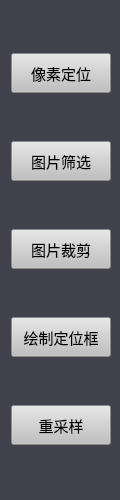
     <widget class="QWidget" name="widget" native="true">
      <property name="sizePolicy">
       <sizepolicy hsizetype="Fixed" vsizetype="Expanding">
        <horstretch>0</horstretch>
        <verstretch>0</verstretch>
       </sizepolicy>
      </property>
      <property name="minimumSize">
       <size>
        <width>120</width>
        <height>500</height>
       </size>
      </property>
      <property name="maximumSize">
       <size>
        <width>120</width>
        <height>16777215</height>
       </size>
      </property>
      <property name="styleSheet">
       <string notr="true">background-color: #42424e;</string>
      </property>
      <layout class="QVBoxLayout" name="verticalLayout_3">
       <item>
        <widget class="QPushButton" name="pixelLocationButton">
         <property name="sizePolicy">
          <sizepolicy hsizetype="Fixed" vsizetype="Fixed">
           <horstretch>0</horstretch>
           <verstretch>0</verstretch>
          </sizepolicy>
         </property>
         <property name="minimumSize">
          <size>
           <width>100</width>
           <height>40</height>
          </size>
         </property>
         <property name="font">
          <font>
           <family>Microsoft YaHei</family>
           <pointsize>11</pointsize>
          </font>
         </property>
         <property name="styleSheet">
          <string notr="true">background-color: rgb(192, 192, 192);</string>
         </property>
         <property name="text">
          <string>像素定位</string>
         </property>
        </widget>
       </item>
       <item>
        <widget class="QPushButton" name="imageSelectorButton">
         <property name="sizePolicy">
          <sizepolicy hsizetype="Fixed" vsizetype="Fixed">
           <horstretch>0</horstretch>
           <verstretch>0</verstretch>
          </sizepolicy>
         </property>
         <property name="minimumSize">
          <size>
           <width>100</width>
           <height>40</height>
          </size>
         </property>
         <property name="font">
          <font>
           <family>Microsoft YaHei</family>
           <pointsize>11</pointsize>
          </font>
         </property>
         <property name="styleSheet">
          <string notr="true">background-color: rgb(192, 192, 192);</string>
         </property>
         <property name="text">
          <string>图片筛选</string>
         </property>
        </widget>
       </item>
       <item>
        <widget class="QPushButton" name="imageCropButton">
         <property name="sizePolicy">
          <sizepolicy hsizetype="Fixed" vsizetype="Fixed">
           <horstretch>0</horstretch>
           <verstretch>0</verstretch>
          </sizepolicy>
         </property>
         <property name="minimumSize">
          <size>
           <width>100</width>
           <height>40</height>
          </size>
         </property>
         <property name="font">
          <font>
           <family>Microsoft YaHei</family>
           <pointsize>11</pointsize>
          </font>
         </property>
         <property name="styleSheet">
          <string notr="true">background-color: rgb(192, 192, 192);</string>
         </property>
         <property name="text">
          <string>图片裁剪</string>
         </property>
        </widget>
       </item>
       <item>
        <widget class="QPushButton" name="drawBoxButton">
         <property name="sizePolicy">
          <sizepolicy hsizetype="Fixed" vsizetype="Fixed">
           <horstretch>0</horstretch>
           <verstretch>0</verstretch>
          </sizepolicy>
         </property>
         <property name="minimumSize">
          <size>
           <width>100</width>
           <height>40</height>
          </size>
         </property>
         <property name="font">
          <font>
           <family>Microsoft YaHei</family>
           <pointsize>11</pointsize>
          </font>
         </property>
         <property name="styleSheet">
          <string notr="true">background-color: rgb(192, 192, 192);</string>
         </property>
         <property name="text">
          <string>绘制定位框</string>
         </property>
        </widget>
       </item>
       <item>
        <widget class="QPushButton" name="resampleButton">
         <property name="sizePolicy">
          <sizepolicy hsizetype="Fixed" vsizetype="Fixed">
           <horstretch>0</horstretch>
           <verstretch>0</verstretch>
          </sizepolicy>
         </property>
         <property name="minimumSize">
          <size>
           <width>100</width>
           <height>40</height>
          </size>
         </property>
         <property name="font">
          <font>
           <family>Microsoft YaHei</family>
           <pointsize>11</pointsize>
          </font>
         </property>
         <property name="styleSheet">
          <string notr="true">background-color: rgb(192, 192, 192);</string>
         </property>
         <property name="text">
          <string>重采样</string>
         </property>
        </widget>
       </item>
      </layout>
     </widget>
